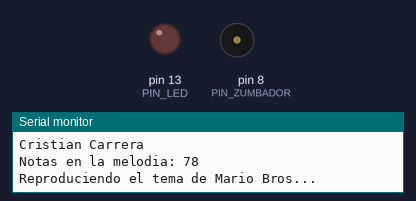
A sketch run on a simulated Arduino Uno, built with avr-gcc and run on an emulated ATmega328P. Shown: output pins drawn as LEDs (lit = HIGH), buzzer (waves = sounding), the last lines printed to the serial monitor.

Above: at 1.18 s.
At 11.95 s:
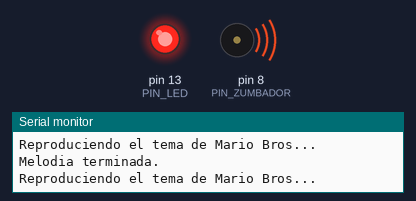
Timing chart, 0 to 12.2 s (numbered marks = the images above):
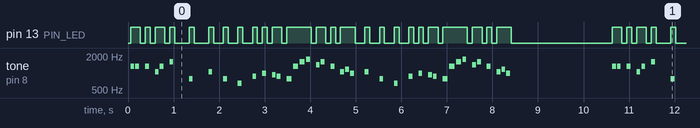

Measured:
- by itself, pin 13 (PIN_LED): moves between LOW and HIGH, repeating every 10.6 s
- by itself, tone on pin 8 (PIN_ZUMBADOR): plays 1319 Hz for 0.08 s, 1319 Hz for 0.08 s, 1319 Hz for 0.08 s, 1047 Hz for 0.08 s, 1319 Hz for 0.08 s, 1568 Hz for 0.08 s … (504 notes in this stretch)

The sketch:

melodia_mario.ino
```cpp
/*
  ============================================================================
  Melodia de Super Mario Bros, con luz sincronizada
  ============================================================================
  Autor : Cristian Carrera
  Placa : Elegoo UNO R3 (compatible Arduino UNO)

  Se uso asistencia de IA (Claude) para depurar y documentar. El montaje, la
  calibracion y las pruebas sobre la placa son propios.
  Duracion   : unos 9 segundos por pasada (cronometrado, no estimado)

  ============================================================================
  INVESTIGACION PREVIA
  ============================================================================

  1) SENTENCIA PARA ENCENDER Y APAGAR UN LED
  ------------------------------------------
  Son dos sentencias que trabajan juntas:

     pinMode(pin, OUTPUT);        // se declara UNA vez, dentro de setup()
                                  // le dice a la placa que ese pin va a
                                  // ENTREGAR corriente en lugar de leerla

     digitalWrite(pin, HIGH);     // ENCIENDE: pone el pin en 5 V
     digitalWrite(pin, LOW);      // APAGA:    pone el pin en 0 V

  Detalle importante: digitalWrite() por si sola no basta. Si se olvida el
  pinMode(), el pin queda como entrada y el LED apenas brilla, porque una
  entrada solo puede entregar unos pocos microamperios.

  El LED SIEMPRE lleva una resistencia en serie (220 ohmios en este montaje).
  Sin ella circula demasiada corriente y se quema el LED, el pin, o ambos.

  2) SENTENCIA PARA EMITIR UN TONO CON DURACION Y PARA SILENCIARLO
  ----------------------------------------------------------------
     tone(pin, frecuencia);              // suena INDEFINIDAMENTE
     tone(pin, frecuencia, duracion);    // suena "duracion" milisegundos
     noTone(pin);                        // SILENCIA el pin

  Como funciona por dentro: tone() no reproduce audio. Genera una onda
  cuadrada, es decir, enciende y apaga el pin miles de veces por segundo. Si
  lo hace 440 veces por segundo, el zumbador vibra a 440 Hz y oimos un LA.
  Por eso hace falta un ZUMBADOR PASIVO: el activo trae su propio oscilador
  y siempre suena igual, no puede cambiar de nota.

  Tres detalles que hay que conocer:

    a) tone() con duracion NO BLOQUEA. La sentencia devuelve el control de
       inmediato y el tono sigue sonando por debajo, gracias a un temporizador
       del microcontrolador. Por eso hay que poner un delay() detras si se
       quiere esperar a que termine.

    b) tone() usa el Timer2 del ATmega328P, el mismo que usa la funcion
       analogWrite() en los pines 3 y 11. Mientras suena un tono, esos dos
       pines pierden su capacidad de PWM.

    c) Solo puede sonar UN tono a la vez en toda la placa. Llamar a tone()
       en otro pin corta el anterior.

  ============================================================================
  MONTAJE
  ============================================================================
     Pin 8  ---- (+) Zumbador PASIVO (-) ---- GND
     Pin 13 ---- (+) LED (-) ---- Resistencia 220 ohm ---- GND

  El pin 13 del UNO ya trae un LED soldado en la placa, asi que la melodia se
  ve aunque no se conecte el LED externo.

  ============================================================================
  COMO ESTA HECHA LA MELODIA
  ============================================================================
  Una melodia son dos listas que se recorren en paralelo:

     notas[]     -> la frecuencia de cada nota, en hercios (0 = silencio)
     duraciones[]-> cuanto dura cada nota, como divisor de una redonda
                    (4 = negra, 8 = corchea, 16 = semicorchea)

  El calculo clasico de Arduino es:

     duracionNota = 1000 / duraciones[i];

  o sea: una negra (4) dura 1000/4 = 250 ms.
  ============================================================================
*/

// ---------------------------------------------------------------------------
// Frecuencias de las notas, en hercios. Se definen solo las que usa la
// melodia, para no arrastrar un archivo pitches.h completo.
// La letra S significa sostenido (#). El numero es la octava.
// ---------------------------------------------------------------------------
#define NOTE_C4   262
#define NOTE_E4   330
#define NOTE_G4   392
#define NOTE_A4   440
#define NOTE_AS4  466
#define NOTE_B4   494
#define NOTE_C5   523
#define NOTE_D5   587
#define NOTE_E5   659
#define NOTE_F5   698
#define NOTE_G5   784
#define NOTE_A5   880
#define NOTE_AS5  932
#define NOTE_B5   988
#define NOTE_C6  1047
#define NOTE_D6  1175
#define NOTE_E6  1319
#define NOTE_F6  1397
#define NOTE_G6  1568
#define NOTE_A6  1760
#define REPOSO      0    // silencio

// ---------------------------------------------------------------------------
// Mapa de pines
// ---------------------------------------------------------------------------
const int PIN_ZUMBADOR = 8;
const int PIN_LED      = 13;

// ---------------------------------------------------------------------------
// La melodia. Es el tema principal de Super Mario Bros (Koji Kondo, 1985),
// transcrito nota por nota. Con el tempo de abajo, una pasada dura unos
// 8,6 segundos; con la pausa de repeticion, unos 10,6.
// ---------------------------------------------------------------------------
const int notas[] = {
  // ---- Frase inicial: el "ta-ta-tan" que todo el mundo reconoce ----
  NOTE_E6, NOTE_E6, REPOSO,  NOTE_E6,
  REPOSO,  NOTE_C6, NOTE_E6, REPOSO,
  NOTE_G6, REPOSO,  REPOSO,  REPOSO,
  NOTE_G5, REPOSO,  REPOSO,  REPOSO,

  // ---- Segunda frase ----
  NOTE_C6, REPOSO,  REPOSO,  NOTE_G5,
  REPOSO,  REPOSO,  NOTE_E5, REPOSO,
  REPOSO,  NOTE_A5, REPOSO,  NOTE_B5,
  REPOSO,  NOTE_AS5, NOTE_A5, REPOSO,

  // ---- Tercera frase: la parte que sube ----
  NOTE_G5, NOTE_E6, NOTE_G6,
  NOTE_A6, REPOSO,  NOTE_F6, NOTE_G6,
  REPOSO,  NOTE_E6, REPOSO,  NOTE_C6,
  NOTE_D6, NOTE_B5, REPOSO,  REPOSO,

  // ---- Repeticion de la segunda frase ----
  NOTE_C6, REPOSO,  REPOSO,  NOTE_G5,
  REPOSO,  REPOSO,  NOTE_E5, REPOSO,
  REPOSO,  NOTE_A5, REPOSO,  NOTE_B5,
  REPOSO,  NOTE_AS5, NOTE_A5, REPOSO,

  // ---- Cierre ----
  NOTE_G5, NOTE_E6, NOTE_G6,
  NOTE_A6, REPOSO,  NOTE_F6, NOTE_G6,
  REPOSO,  NOTE_E6, REPOSO,  NOTE_C6,
  NOTE_D6, NOTE_B5, REPOSO,  REPOSO
};

// Duracion de cada nota, como divisor: 12 equivale a una semicorchea rapida,
// 9 a una figura algo mas larga. Debe tener EXACTAMENTE el mismo numero de
// elementos que el arreglo de notas.
const int duraciones[] = {
  12, 12, 12, 12,
  12, 12, 12, 12,
  12, 12, 12, 12,
  12, 12, 12, 12,

  12, 12, 12, 12,
  12, 12, 12, 12,
  12, 12, 12, 12,
  12, 12, 12, 12,

   9,  9,  9,
  12, 12, 12, 12,
  12, 12, 12, 12,
  12, 12, 12, 12,

  12, 12, 12, 12,
  12, 12, 12, 12,
  12, 12, 12, 12,
  12, 12, 12, 12,

   9,  9,  9,
  12, 12, 12, 12,
  12, 12, 12, 12,
  12, 12, 12, 12
};

// El compilador calcula solo cuantas notas hay. Asi, si mañana se agrega o
// se quita una nota, no hay que acordarse de actualizar ningun numero.
const int TOTAL_NOTAS = sizeof(notas) / sizeof(notas[0]);

// ---------------------------------------------------------------------------
void setup() {
  Serial.begin(9600);

  // Aqui se aplica la sentencia investigada en el punto 1: declarar el pin
  // como salida ANTES de intentar encender nada.
  pinMode(PIN_LED,      OUTPUT);
  pinMode(PIN_ZUMBADOR, OUTPUT);

  Serial.println(F("== Melodia de Super Mario Bros =="));
  Serial.println(F("Cristian Carrera"));
  Serial.print(F("Notas en la melodia: "));
  Serial.println(TOTAL_NOTAS);
  Serial.println();

  // Comprobacion de seguridad: si los dos arreglos no miden lo mismo, el
  // programa leeria memoria que no le pertenece. Mejor detenerse y avisar.
  if (TOTAL_NOTAS != (int)(sizeof(duraciones) / sizeof(duraciones[0]))) {
    Serial.println(F("ERROR: notas[] y duraciones[] no tienen el mismo tamano"));
    while (true) {          // parpadeo de error, el programa no continua
      digitalWrite(PIN_LED, HIGH);
      delay(100);
      digitalWrite(PIN_LED, LOW);
      delay(100);
    }
  }
}

// ---------------------------------------------------------------------------
void loop() {
  reproducirMelodia();

  // Silencio de 2 segundos antes de repetir, para que se note donde termina.
  noTone(PIN_ZUMBADOR);
  digitalWrite(PIN_LED, LOW);
  delay(2000);
}

// ---------------------------------------------------------------------------
// Recorre la melodia con un bucle for: la estructura de control adecuada
// cuando se sabe de antemano cuantas repeticiones hay que dar.
// ---------------------------------------------------------------------------
void reproducirMelodia() {
  Serial.println(F("Reproduciendo el tema de Mario Bros..."));

  for (int i = 0; i < TOTAL_NOTAS; i++) {

    // 1000 ms dividido entre el tipo de figura da la duracion en ms.
    int duracionNota = 1000 / duraciones[i];

    if (notas[i] == REPOSO) {
      // Silencio: ni suena ni se ilumina. Un silencio tambien es musica.
      noTone(PIN_ZUMBADOR);
      digitalWrite(PIN_LED, LOW);
    } else {
      // Aqui estan las dos sentencias investigadas, trabajando juntas:
      // el tono con su duracion, y el LED encendido mientras suena.
      tone(PIN_ZUMBADOR, notas[i], duracionNota);
      digitalWrite(PIN_LED, HIGH);
    }

    // Como tone() no bloquea, hay que esperar aqui a que la nota termine.
    // Se deja un 30 % extra de silencio entre notas; sin esa separacion las
    // notas se pegan y la melodia se vuelve irreconocible.
    int pausaEntreNotas = duracionNota * 1.30;
    delay(pausaEntreNotas);

    // Se apagan las dos salidas antes de pasar a la siguiente nota.
    noTone(PIN_ZUMBADOR);
    digitalWrite(PIN_LED, LOW);
  }

  Serial.println(F("Melodia terminada."));
}
```
